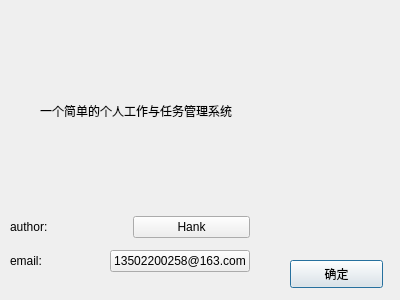
<?xml version="1.0" encoding="UTF-8"?>
<ui version="4.0">
 <class>AboutDialog</class>
 <widget class="QDialog" name="AboutDialog">
  <property name="geometry">
   <rect>
    <x>0</x>
    <y>0</y>
    <width>400</width>
    <height>300</height>
   </rect>
  </property>
  <property name="windowTitle">
   <string>Dialog</string>
  </property>
  <widget class="QPushButton" name="yes">
   <property name="geometry">
    <rect>
     <x>290</x>
     <y>260</y>
     <width>93</width>
     <height>28</height>
    </rect>
   </property>
   <property name="text">
    <string>确定</string>
   </property>
  </widget>
  <widget class="QLabel" name="titleLabel">
   <property name="geometry">
    <rect>
     <x>40</x>
     <y>80</y>
     <width>341</width>
     <height>61</height>
    </rect>
   </property>
   <property name="text">
    <string>一个简单的个人工作与任务管理系统</string>
   </property>
  </widget>
  <widget class="QWidget" name="">
   <property name="geometry">
    <rect>
     <x>10</x>
     <y>210</y>
     <width>240</width>
     <height>69</height>
    </rect>
   </property>
   <layout class="QVBoxLayout" name="verticalLayout">
    <item>
     <layout class="QHBoxLayout" name="horizontalLayout">
      <item>
       <widget class="QLabel" name="authorLabel">
        <property name="text">
         <string>author:</string>
        </property>
       </widget>
      </item>
      <item>
       <widget class="QPushButton" name="author">
        <property name="text">
         <string>Hank</string>
        </property>
       </widget>
      </item>
     </layout>
    </item>
    <item>
     <layout class="QHBoxLayout" name="horizontalLayout_2">
      <item>
       <widget class="QLabel" name="emailLabel">
        <property name="text">
         <string>email:</string>
        </property>
       </widget>
      </item>
      <item>
       <widget class="QPushButton" name="email">
        <property name="text">
         <string>13502200258@163.com</string>
        </property>
       </widget>
      </item>
     </layout>
    </item>
   </layout>
  </widget>
 </widget>
 <resources/>
 <connections/>
</ui>
